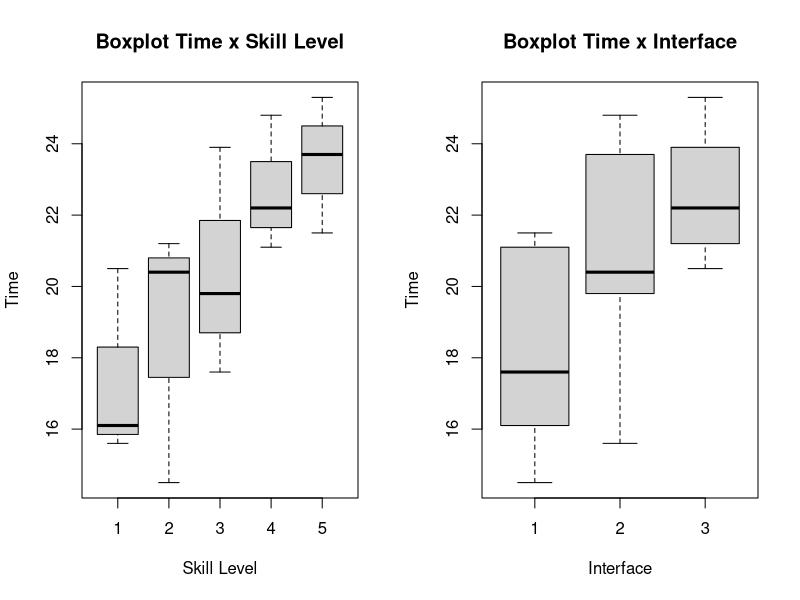
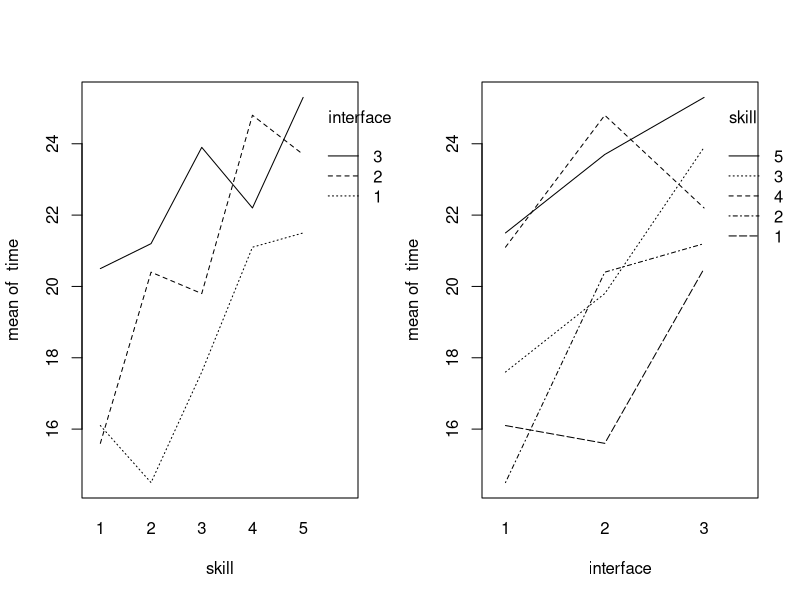
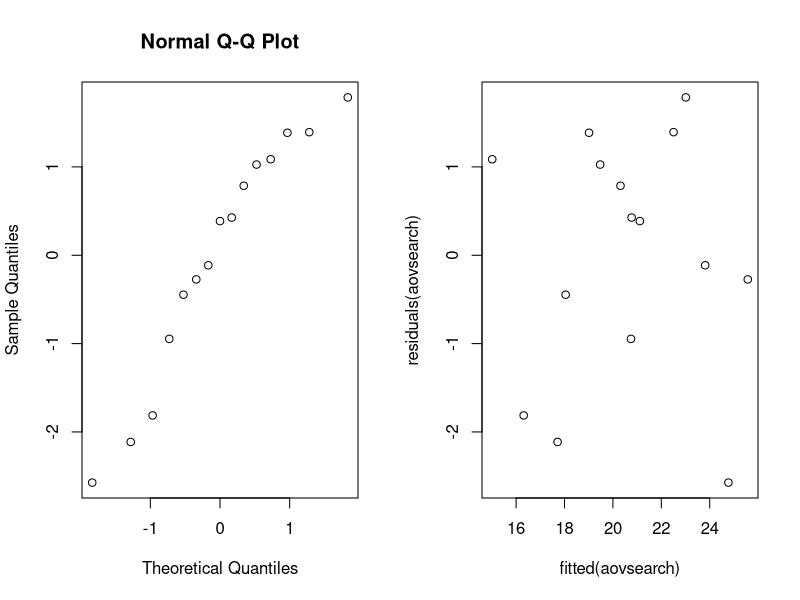
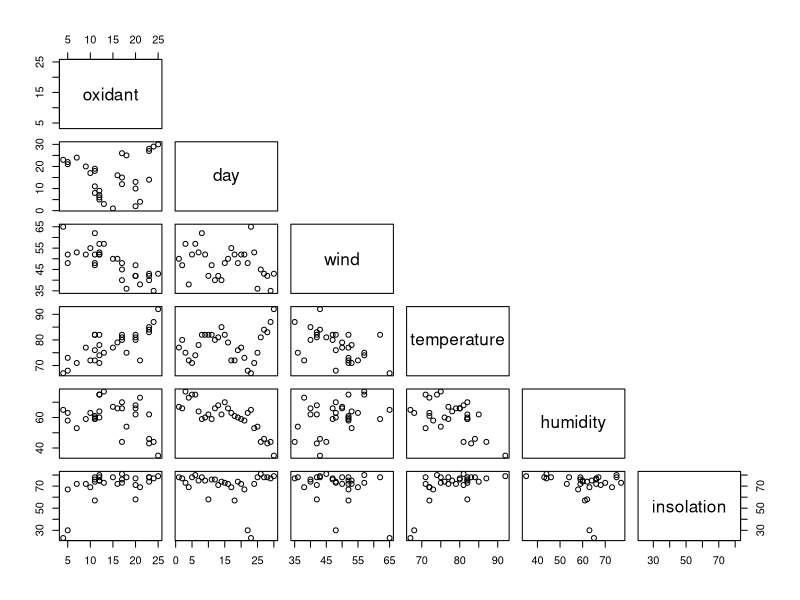
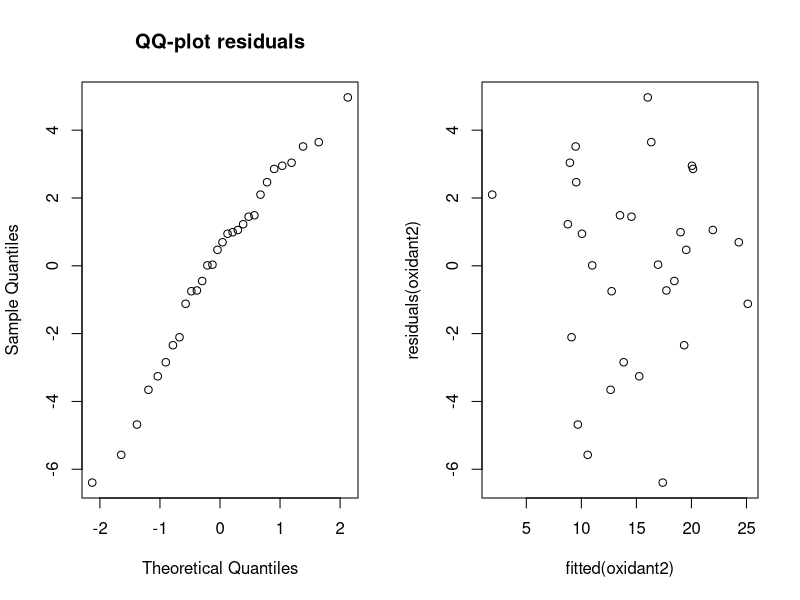

These charts were generated, in order, by the following R code:
### Exercise 2
search = read.table("search.txt", header = TRUE)

# Question 1:
?rbind
B = 5
I = 3
N = 1

rbind(rep(1:I,each=N*B),rep(1:B,N*I),sample(1:(N*I*B)))

#skill = as.factor(rep(1:B, N*I))
#interface = as.factor(rep(1:I, N*B))
#studentindex = sample(1:B*I*N)
#search_random_frame= data.frame(cbind(skill, interface, studentindex))
#search_random_frame

# Question 2:
attach(search)

par(mfrow=c(1,2))
boxplot(time~skill, main="Boxplot Time x Skill Level", ylab="Time", xlab="Skill Level")
boxplot(time~interface, main="Boxplot Time x Interface", ylab="Time", xlab="Interface")

par(mfrow=c(1,2))
interaction.plot(skill, interface, time); interaction.plot(interface, skill, time)

# Question 3:
search$skill <- factor(search$skill)
search$interface <-  factor(search$interface)
aovsearch = lm(time~interface+skill, data = search)
anova(aovsearch)

# Question 4: ?
summary(aovsearch)
# Result is generated from summary of anova
summary(aovsearch)
estimatedTime = 15.013 +  5.300  + 4.460  
estimatedTime

# Question 5:
par(mfrow=c(1,2))
qqnorm(residuals(aovsearch))
plot(fitted(aovsearch), residuals(aovsearch))

# Question 6: ?
friedman.test(time, interface, skill, data = search)
#friedman.test(time~interface|skill, data = search)

# Question 7:
oneaovsearch = lm(time~interface, data = search)
anova(oneaovsearch)

### Exercise 3

# Question 1
cream= read.table("cream.txt",header = TRUE)

cream$batch= as.factor(cream$batch)
cream$position= as.factor(cream$position)
cream$starter= as.factor(cream$starter)

creamaov= lm(acidity ~ starter + batch + position,data = cream)
summary(creamaov)

# Question 2
library(multcomp)
creammult= glht(creamaov,linfct = mcp(starter="Tukey"))
summary(creammult)

# Question 3
# In Word File

# Question 4
confint(creammult)


### Exercise 4
library(lme4)
# Question 1
cow = read.table("cow.txt", header = TRUE)
cow$id = factor(cow$id)
cow$per = factor(cow$per)
cow$treatment = factor(cow$treatment)

cowlm = lm(milk~treatment+id+per, data = cow)
summary(cowlm)

# Question 2: Result from question 1

# Question 3
cowlmer = lmer(milk~treatment+order+per+(1|id), data = cow)
summary(cowlmer)

# Question 4
attach(cow)
t.test(milk[treatment=="A"],milk[treatment=="B"],paired=TRUE)

### Exercise 6

# Question 1
airpollution= read.table("airpollution.txt", header = TRUE)
pairs(oxidant ~ day + wind + temperature + humidity + insolation , data= airpollution, upper.panel= NULL)

# Question 2
oxidant_day= lm(oxidant ~ day, data = airpollution)
summary(oxidant_day)
#p_value: 0.582

oxidant_wind= lm(oxidant ~ wind, data = airpollution)
summary(oxidant_wind)
#p_value: 8.20e-07

oxidant_temperature=lm(oxidant ~ temperature, data = airpollution)
summary(oxidant_temperature)
#p_value: 1.17e-06

oxidant_humidity=lm(oxidant ~ humidity, data = airpollution)
summary(oxidant_humidity)
#p_value: 0.056317

oxidant_insolation=lm(oxidant ~ insolation, data = airpollution)
summary(oxidant_insolation)
#p_value: 0.00441

## step 1 - select the smallest p-value (wind)
oxidant1= lm(oxidant ~ wind, data = airpollution)
summary(oxidant1)

## step 2 - select second smallest p-value (temperature)
oxidant2=lm(oxidant ~ wind + temperature, data = airpollution)
summary(oxidant2)

## step 3 - select third smallest p-value (insolation)
oxidant3=lm(oxidant ~ wind + temperature + insolation, data = airpollution)
summary(oxidant3)

## Best Model
oxidant2

# Question 3
## step 1 - full model
oxidant5= lm(oxidant ~ wind + temperature + insolation + humidity + day, data = airpollution)
summary(oxidant5)

## step 2 - remove the highest p-value (day)
oxidant4= lm(oxidant ~ wind + temperature + insolation + humidity , data = airpollution)
summary(oxidant4)

## step 3 - remove second highest p-value (insolation)
oxidant3= lm(oxidant ~ wind + temperature + humidity , data = airpollution)
summary(oxidant3)

## step 4 - remove third highest p-value (humidity)
oxidant2= lm(oxidant ~ wind + temperature , data = airpollution)
summary(oxidant2)

# Question 4
## Best Model
oxidant2

# Question 5
par(mfrow=c(1,2))
qqnorm(residuals(oxidant2), main = "QQ-plot residuals")
plot(fitted(oxidant2),residuals(oxidant2))
